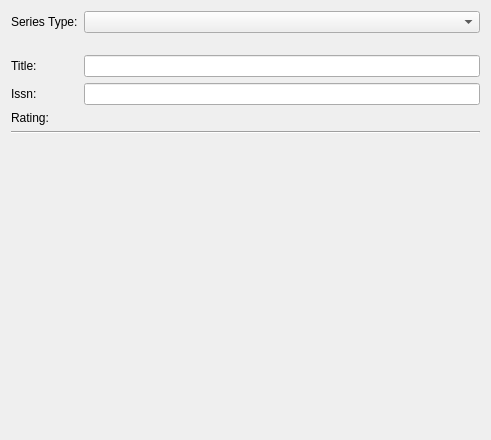
<?xml version="1.0" encoding="UTF-8"?>
<ui version="4.0">
 <class>SeriesWidget</class>
 <widget class="QWidget" name="SeriesWidget">
  <property name="geometry">
   <rect>
    <x>0</x>
    <y>0</y>
    <width>491</width>
    <height>440</height>
   </rect>
  </property>
  <property name="windowTitle">
   <string>Form</string>
  </property>
  <layout class="QVBoxLayout" name="verticalLayout">
   <item>
    <layout class="QFormLayout" name="formLayout">
     <item row="0" column="0">
      <widget class="QLabel" name="label_4">
       <property name="text">
        <string>Series Type:</string>
       </property>
       <property name="buddy">
        <cstring>editType</cstring>
       </property>
      </widget>
     </item>
     <item row="0" column="1">
      <widget class="KComboBox" name="editType"/>
     </item>
     <item row="2" column="0">
      <widget class="QLabel" name="label">
       <property name="text">
        <string>Title:</string>
       </property>
       <property name="buddy">
        <cstring>editTitle</cstring>
       </property>
      </widget>
     </item>
     <item row="2" column="1">
      <widget class="StringEdit" name="editTitle"/>
     </item>
     <item row="3" column="0">
      <widget class="QLabel" name="label_2">
       <property name="text">
        <string>Issn:</string>
       </property>
       <property name="buddy">
        <cstring>editIssn</cstring>
       </property>
      </widget>
     </item>
     <item row="3" column="1">
      <widget class="StringEdit" name="editIssn"/>
     </item>
     <item row="1" column="1">
      <spacer name="verticalSpacer">
       <property name="orientation">
        <enum>Qt::Vertical</enum>
       </property>
       <property name="sizeType">
        <enum>QSizePolicy::Fixed</enum>
       </property>
       <property name="sizeHint" stdset="0">
        <size>
         <width>20</width>
         <height>10</height>
        </size>
       </property>
      </spacer>
     </item>
     <item row="4" column="0">
      <widget class="QLabel" name="label_5">
       <property name="text">
        <string>Rating:</string>
       </property>
      </widget>
     </item>
     <item row="4" column="1">
      <widget class="KRatingWidget" name="editRating"/>
     </item>
    </layout>
   </item>
   <item>
    <widget class="Line" name="line">
     <property name="orientation">
      <enum>Qt::Horizontal</enum>
     </property>
    </widget>
   </item>
   <item>
    <widget class="ListPartsWidget" name="listPartWidget" native="true"/>
   </item>
   <item>
    <spacer name="verticalSpacer_2">
     <property name="orientation">
      <enum>Qt::Vertical</enum>
     </property>
     <property name="sizeHint" stdset="0">
      <size>
       <width>20</width>
       <height>40</height>
      </size>
     </property>
    </spacer>
   </item>
  </layout>
 </widget>
 <customwidgets>
  <customwidget>
   <class>KComboBox</class>
   <extends>QComboBox</extends>
   <header>kcombobox.h</header>
  </customwidget>
  <customwidget>
   <class>KRatingWidget</class>
   <extends>QFrame</extends>
   <header>kratingwidget.h</header>
  </customwidget>
  <customwidget>
   <class>StringEdit</class>
   <extends>QLineEdit</extends>
   <header>propertywidgets/stringedit.h</header>
   <slots>
    <signal>widgetEnabled(bool)</signal>
   </slots>
  </customwidget>
  <customwidget>
   <class>ListPartsWidget</class>
   <extends>QWidget</extends>
   <header>sidebar/listpartswidget.h</header>
   <container>1</container>
  </customwidget>
 </customwidgets>
 <tabstops>
  <tabstop>editType</tabstop>
  <tabstop>editTitle</tabstop>
  <tabstop>editIssn</tabstop>
 </tabstops>
 <resources/>
 <connections>
  <connection>
   <sender>editTitle</sender>
   <signal>widgetEnabled(bool)</signal>
   <receiver>label</receiver>
   <slot>setEnabled(bool)</slot>
   <hints>
    <hint type="sourcelabel">
     <x>101</x>
     <y>66</y>
    </hint>
    <hint type="destinationlabel">
     <x>70</x>
     <y>63</y>
    </hint>
   </hints>
  </connection>
  <connection>
   <sender>editIssn</sender>
   <signal>widgetEnabled(bool)</signal>
   <receiver>label_2</receiver>
   <slot>setEnabled(bool)</slot>
   <hints>
    <hint type="sourcelabel">
     <x>143</x>
     <y>97</y>
    </hint>
    <hint type="destinationlabel">
     <x>80</x>
     <y>90</y>
    </hint>
   </hints>
  </connection>
 </connections>
 <slots>
  <slot>editIssue()</slot>
  <slot>addIssue()</slot>
  <slot>removeIssue()</slot>
 </slots>
</ui>
